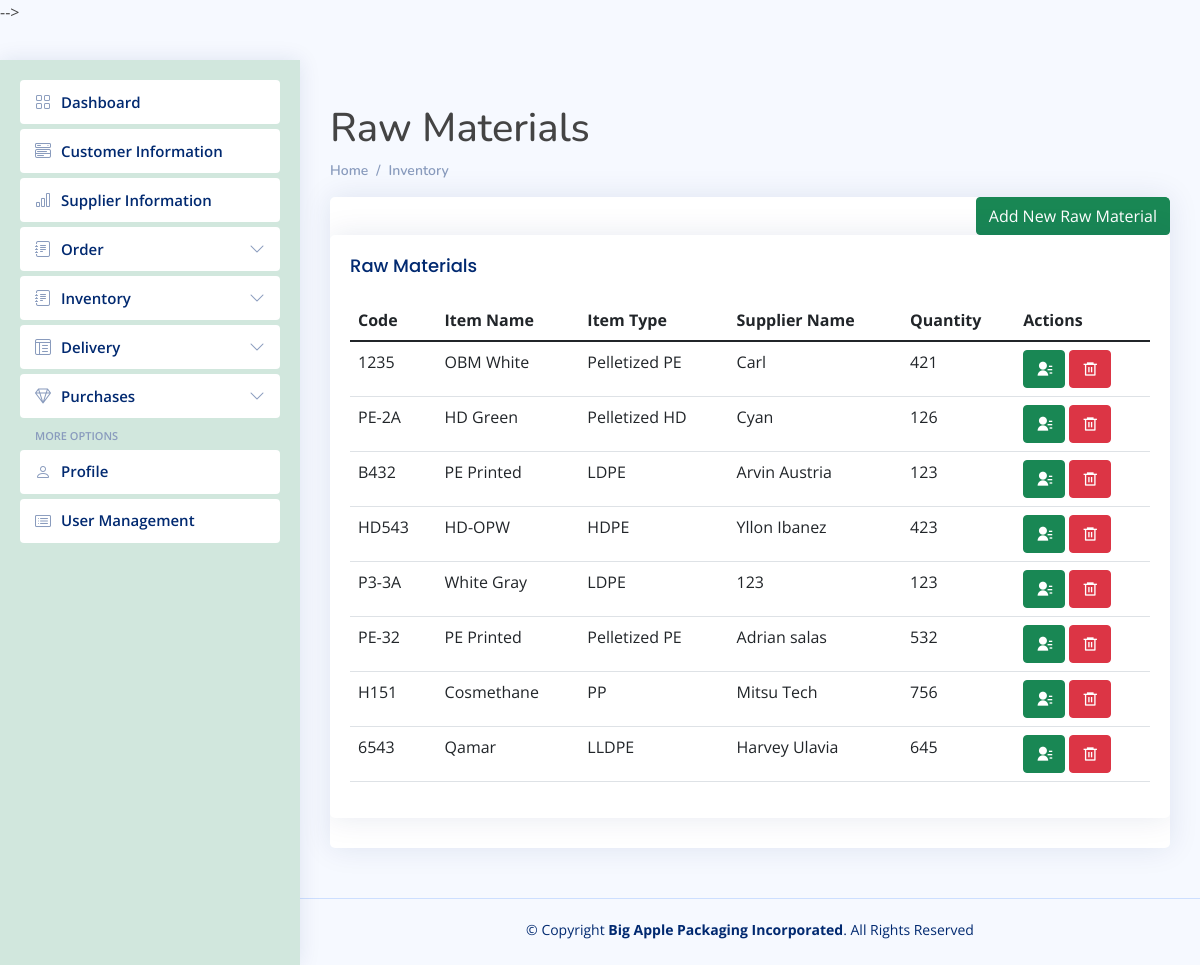
The app's page /inventory-rawmaterials.php with its own data.
### tables this page shows
CREATE TABLE `rawmaterials` (
  `id` int(255) NOT NULL,
  `itemcode` varchar(255) NOT NULL,
  `itemname` varchar(255) NOT NULL,
  `itemtype` varchar(255) NOT NULL,
  `suppliername` varchar(255) NOT NULL,
  `quantity` int(255) NOT NULL
);

### inventory-rawmaterials.php (the view, shortened to what this page needs)
<?php require_once 'header-sidebar.php'; ?>
<main id="main" class="main">
  <h1>Raw Materials</h1>
  <div class="pagetitle">
    <nav>
      <ol class="breadcrumb">
        <li class="breadcrumb-item"><a href="index.html">Home</a></li>
        <li class="breadcrumb-item active"><a href="inventory-rawmaterials.php">Inventory</a></li>
      </ol>
    </nav>
  </div>
  <section class="section">
    <div class="row">
      <div class="">
        <div class="card">
          <div class="d-grid gap-2 d-md-flex justify-content-md-end">
            <a href="inventory-rawmaterials-add.php"><button type="button" class="btn btn-success">Add New Raw Material</button></a>
          </div>
          <div class="card">
            <div class="card-body">
              <h5 class="card-title">Raw Materials</h5>
              <table class="table table-hover">
                <thead>
                  <tr>
                    <th scope="col">Code</th>
                    <th scope="col">Item Name</th>
                    <th scope="col">Item Type</th>
                    <th scope="col">Supplier Name</th>
                    <th scope="col">Quantity</th>
                    <th scope="col">Actions</th>
                  </tr>
                </thead>
                <tbody>
                  <?php
                  require_once 'conndb.php';
                  $query = mysqli_query($data, "SELECT * FROM rawmaterials");
                  while ($row = mysqli_fetch_array($query)) {
                  ?>
                    <tr>
                      <td><?php echo $row['itemcode']; ?></td>
                      <td><?php echo $row['itemname']; ?></td>
                      <td><?php echo $row['itemtype']; ?></td>
                      <td><?php echo $row['suppliername']; ?></td>
                      <td><?php echo $row['quantity']; ?></td>
                      <td>
                        <a href="edit-inv-rawmaterials.php?edit=<?php echo $row['id']; ?>"><button class="btn btn-success ri-contacts-fill" type="button" data-toggle="tooltip" data-placement="top" title="Edit"></button></a>
                        <a href='delete-inv-rawmaterials.php?delete=<?php echo $row['id']; ?>'><button class="btn btn-danger ri-delete-bin-6-line" name="btnDelete" type="button" data-toggle="tooltip" data-placement="top" title="Delete"></button></a>
                      </td>
                    </tr>
                  <?php }
                  mysqli_close($data) ?>
                </tbody>
              </table>
            </div>
          </div>
        </div>
  </section>
</main>
<footer id="footer" class="footer">
  <div class="copyright">
    &copy; Copyright <strong><span>Big Apple Packaging Incorporated</span></strong>. All Rights Reserved
  </div>
  <div class="credits">
  </div>
</footer>
</body>
</html>

### assets/css/style.css (style rules this page uses)
:root { scroll-behavior: smooth; }
body { font-family: "Open Sans", sans-serif; background: #f6f9ff; color: #444444; }
a { color: #4154f1; text-decoration: none; }
h1, h2, h3, h4, h5, h6 { font-family: "Nunito", sans-serif; }
#main { margin-top: 60px; padding: 20px 30px; transition: all 0.3s; }
.pagetitle { margin-bottom: 10px; }
.card { margin-bottom: 30px; border: none; border-radius: 5px; box-shadow: 0px 0 30px rgba(1, 41, 112, 0.1); overflow: hidden; }
.card-title { padding: 20px 0 15px 0; font-size: 18px; font-weight: 500; color: #012970; font-family: "Poppins", sans-serif; }
.card-body { padding: 0 20px 20px 20px; }
.breadcrumb { font-size: 14px; font-family: "Nunito", sans-serif; color: #899bbd; font-weight: 600; }
.breadcrumb a { color: #899bbd; transition: 0.3s; }
.breadcrumb .breadcrumb-item::before { color: #899bbd; }
.breadcrumb .active { color: #51678f; font-weight: 600; }
@media (min-width: 1200px) { #main, #footer { margin-left: 300px; } }
.footer { padding: 20px 0; font-size: 14px; transition: all 0.3s; border-top: 1px solid #cddfff; }
.footer .copyright { text-align: center; color: #012970; }
.footer .credits { padding-top: 5px; text-align: center; font-size: 13px; color: #012970; }

### records on screen
rawmaterials: itemcode "1235", itemname "OBM White", itemtype "Pelletized PE", suppliername "Carl", quantity "421"
rawmaterials: itemcode "PE-2A", itemname "HD Green", itemtype "Pelletized HD", suppliername "Cyan", quantity "126"
rawmaterials: itemcode "B432", itemname "PE Printed", itemtype "LDPE", suppliername "Arvin Austria", quantity "123"
rawmaterials: itemcode "HD543", itemname "HD-OPW", itemtype "HDPE", suppliername "Yllon Ibanez", quantity "423"
rawmaterials: itemcode "P3-3A", itemname "White Gray", itemtype "LDPE", suppliername "123", quantity "123"
rawmaterials: itemcode "PE-32", itemname "PE Printed", itemtype "Pelletized PE", suppliername "Adrian salas", quantity "532"
rawmaterials: itemcode "H151", itemname "Cosmethane", itemtype "PP", suppliername "Mitsu Tech", quantity "756"
rawmaterials: itemcode "6543", itemname "Qamar", itemtype "LLDPE", suppliername "Harvey Ulavia", quantity "645"
